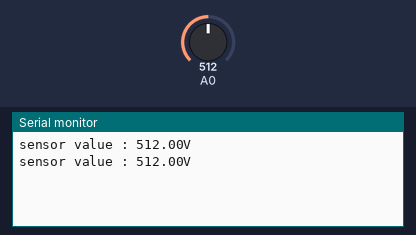
The sketch below on a simulated Arduino Uno, built with avr-gcc and run on an emulated ATmega328P. On the bench: the last lines printed to the serial monitor. The test bench sets the inputs (shaded band); at power-on: A0 = 512.

Above: at 1.2 s.
1.3 s: A0 set to 716
At 2.6 s:
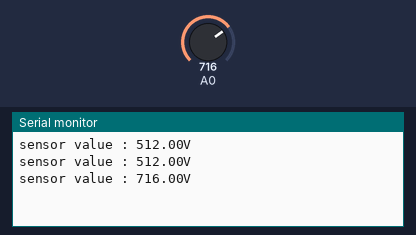
2.8 s: A0 set to 900
At 3.8 s:
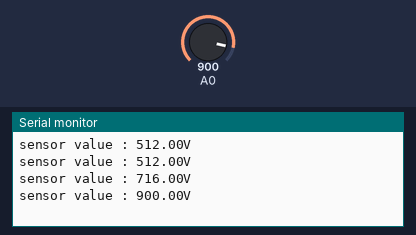
Timing chart, 0 to 5.8 s (numbered marks = the images above; inputs shaded):
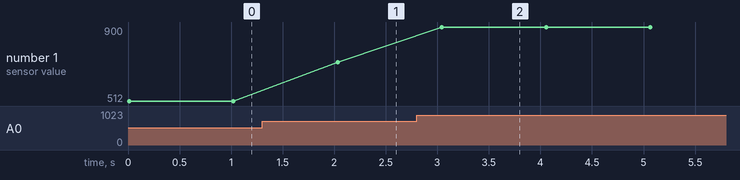

Measured:
- after the input at 1.3 s, the serial monitor: prints a new line after 0.73 s (image 1)
- after the input at 2.8 s, the serial monitor: prints a new line after 0.24 s (image 2)
- plotted number 1: 512 → 716 after the input at 1.3 s, 716 → 900 after the input at 2.8 s

The sketch:

10-MQ5.ino
```cpp
void setup() {
  Serial.begin(9600);
}

void loop() {
  float sensorValue;

  for(int x = 0; x < 100; x++){
    sensorValue = analogRead(A0);
  }
  Serial.print("sensor value : ");
  Serial.print(sensorValue);
  Serial.println("V");
  delay(1000);
}
```
